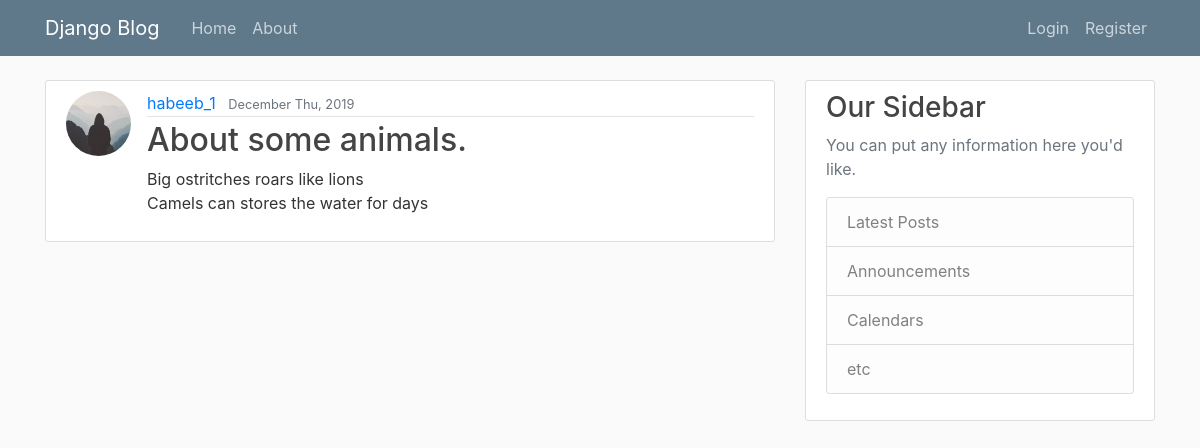
The app's page /post/17/ with its own data.
### app1/models.py (models this page shows, shortened)
class post(models.Model):
    title = models.CharField(max_length=100)
    content = models.TextField()
    date_posted = models.DateTimeField(default = timezone.now)
    author = models.ForeignKey(User,on_delete = models.CASCADE)

### users/models.py (models this page shows, shortened)
class profile(models.Model):
    user = models.OneToOneField(User,on_delete = models.CASCADE)
    image = models.ImageField(default='default.jpg',upload_to='profile_pics')

### app1/views.py (the view)
# urls.py: path('post/<int:pk>/',PostDetailView.as_view(),name = 'post-detail'),#for specific post details
class PostDetailView(DetailView):
    model = post

### app1/templates/app1/post_detail.html (shortened to what this page needs)
{% extends 'app1/base.html' %}
{% block content %}
    <article class="media content-section">
        <img class = 'rounded-circle article-img' src = {{object.author.profile.image.url}}>
            <div class="media-body">
                <div class="article-metadata">
                    <a class="mr-2" href="{% url 'user-posts' object.author.username %}">{{ object.author }}</a>
                    <small class="text-muted">{{ object.date_posted|date:'F D, Y' }}</small>
                </div>
                <h2 class="article-title">{{ object.title }}</h2>
                <p class="article-content">{{ object.content }}</p>
            </div>
    </article>
{% endblock content %}

### app1/static/app1/main.css (style rules this page uses)
body { background: #fafafa; color: #333333; margin-top: 5rem; }
h1, h2, h3, h4, h5, h6 { color: #444444; }
.content-section { background: #ffffff; padding: 10px 20px; border: 1px solid #dddddd; border-radius: 3px; margin-bottom: 20px; }
.article-title { color: #444444; }
.article-content { white-space: pre-line; }
.article-img { height: 65px; width: 65px; margin-right: 16px; }
.article-metadata { padding-bottom: 1px; margin-bottom: 4px; border-bottom: 1px solid #e3e3e3 }

### records on screen
post: author.profile.image (placeholder picture), author "habeeb_1", date_posted "December Thu, 2019", title "About some animals.", content "Big ostritches roars like lions Camels can stores the water for days"
